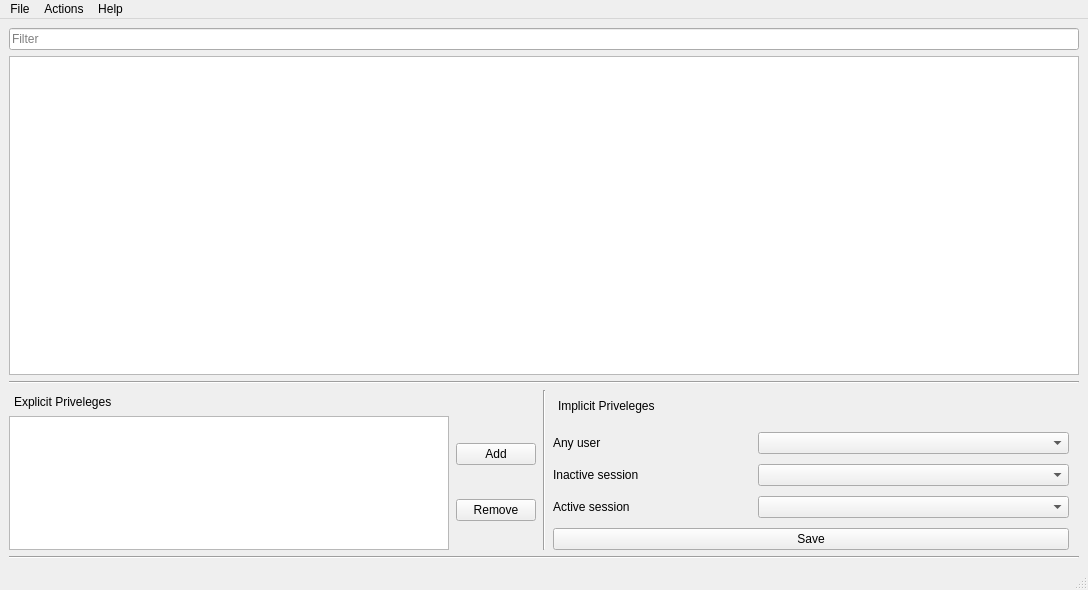
<?xml version="1.0" encoding="UTF-8"?>
<ui version="4.0">
 <class>MainWindow</class>
 <widget class="QMainWindow" name="MainWindow">
  <property name="geometry">
   <rect>
    <x>0</x>
    <y>0</y>
    <width>1088</width>
    <height>590</height>
   </rect>
  </property>
  <property name="windowTitle">
   <string>Polkit Manager</string>
  </property>
  <widget class="QWidget" name="centralwidget">
   <layout class="QGridLayout" name="gridLayout" rowstretch="0,10,0,5,0">
    <item row="2" column="0">
     <widget class="Line" name="v_separator">
      <property name="orientation">
       <enum>Qt::Horizontal</enum>
      </property>
     </widget>
    </item>
    <item row="1" column="0">
     <widget class="QTreeView" name="policies_tree_view">
      <property name="font">
       <font>
        <pointsize>13</pointsize>
       </font>
      </property>
      <property name="editTriggers">
       <set>QAbstractItemView::NoEditTriggers</set>
      </property>
      <property name="showDropIndicator" stdset="0">
       <bool>false</bool>
      </property>
      <attribute name="headerVisible">
       <bool>false</bool>
      </attribute>
     </widget>
    </item>
    <item row="0" column="0">
     <widget class="QLineEdit" name="filter_line_edit">
      <property name="placeholderText">
       <string>Filter</string>
      </property>
      <property name="clearButtonEnabled">
       <bool>true</bool>
      </property>
     </widget>
    </item>
    <item row="3" column="0">
     <layout class="QHBoxLayout" name="priveleges_h_layout" stretch="1,0,1">
      <property name="spacing">
       <number>7</number>
      </property>
      <property name="topMargin">
       <number>0</number>
      </property>
      <property name="rightMargin">
       <number>0</number>
      </property>
      <item>
       <layout class="QVBoxLayout" name="explicit_v_layout" stretch="0,0">
        <property name="leftMargin">
         <number>0</number>
        </property>
        <item>
         <widget class="QLabel" name="explicit_label">
          <property name="text">
           <string>Explicit Priveleges</string>
          </property>
          <property name="alignment">
           <set>Qt::AlignLeading|Qt::AlignLeft|Qt::AlignTop</set>
          </property>
          <property name="indent">
           <number>5</number>
          </property>
         </widget>
        </item>
        <item>
         <layout class="QHBoxLayout" name="explicit_inner_h_layout">
          <property name="rightMargin">
           <number>0</number>
          </property>
          <item>
           <widget class="QTableView" name="explicit_table_view"/>
          </item>
          <item>
           <layout class="QVBoxLayout" name="explicit_buttons_v_layout">
            <property name="rightMargin">
             <number>0</number>
            </property>
            <item>
             <widget class="QPushButton" name="add_button">
              <property name="text">
               <string>Add</string>
              </property>
              <property name="icon">
               <iconset resource="../resources/resources.qrc">
                <normaloff>:/resources/add.png</normaloff>:/resources/add.png</iconset>
              </property>
             </widget>
            </item>
            <item>
             <widget class="QPushButton" name="remove_button">
              <property name="text">
               <string>Remove</string>
              </property>
              <property name="icon">
               <iconset resource="../resources/resources.qrc">
                <normaloff>:/resources/remove.png</normaloff>:/resources/remove.png</iconset>
              </property>
             </widget>
            </item>
           </layout>
          </item>
         </layout>
        </item>
       </layout>
      </item>
      <item>
       <widget class="Line" name="h_separator">
        <property name="orientation">
         <enum>Qt::Vertical</enum>
        </property>
       </widget>
      </item>
      <item>
       <layout class="QVBoxLayout" name="implicit_v_layout" stretch="1,4,4,4,0">
        <property name="spacing">
         <number>10</number>
        </property>
        <property name="leftMargin">
         <number>0</number>
        </property>
        <property name="topMargin">
         <number>0</number>
        </property>
        <property name="bottomMargin">
         <number>0</number>
        </property>
        <item>
         <widget class="QLabel" name="implicit_label">
          <property name="lineWidth">
           <number>1</number>
          </property>
          <property name="text">
           <string>Implicit Priveleges</string>
          </property>
          <property name="textFormat">
           <enum>Qt::AutoText</enum>
          </property>
          <property name="indent">
           <number>5</number>
          </property>
         </widget>
        </item>
        <item>
         <layout class="QHBoxLayout" name="any_user_h_layout" stretch="1,2">
          <property name="spacing">
           <number>50</number>
          </property>
          <property name="topMargin">
           <number>0</number>
          </property>
          <property name="rightMargin">
           <number>10</number>
          </property>
          <item>
           <widget class="QLabel" name="any_user_label">
            <property name="text">
             <string>Any user</string>
            </property>
           </widget>
          </item>
          <item>
           <widget class="QComboBox" name="any_user_combobox"/>
          </item>
         </layout>
        </item>
        <item>
         <layout class="QHBoxLayout" name="inactive_sess_h_layout" stretch="1,2">
          <property name="spacing">
           <number>50</number>
          </property>
          <property name="topMargin">
           <number>0</number>
          </property>
          <property name="rightMargin">
           <number>10</number>
          </property>
          <item>
           <widget class="QLabel" name="inactive_sess_label">
            <property name="text">
             <string>Inactive session</string>
            </property>
           </widget>
          </item>
          <item>
           <widget class="QComboBox" name="inactive_sess_combobox"/>
          </item>
         </layout>
        </item>
        <item>
         <layout class="QHBoxLayout" name="active_sess_h_layout" stretch="1,2">
          <property name="spacing">
           <number>50</number>
          </property>
          <property name="topMargin">
           <number>0</number>
          </property>
          <property name="rightMargin">
           <number>10</number>
          </property>
          <item>
           <widget class="QLabel" name="active_sess_label">
            <property name="text">
             <string>Active session</string>
            </property>
           </widget>
          </item>
          <item>
           <widget class="QComboBox" name="active_sess_combobox"/>
          </item>
         </layout>
        </item>
        <item>
         <layout class="QHBoxLayout" name="save_button_h_layout">
          <property name="rightMargin">
           <number>10</number>
          </property>
          <property name="bottomMargin">
           <number>0</number>
          </property>
          <item>
           <widget class="QPushButton" name="save_button">
            <property name="text">
             <string>Save</string>
            </property>
            <property name="icon">
             <iconset resource="../resources/resources.qrc">
              <normaloff>:/resources/save.png</normaloff>:/resources/save.png</iconset>
            </property>
           </widget>
          </item>
         </layout>
        </item>
       </layout>
      </item>
     </layout>
    </item>
    <item row="4" column="0">
     <widget class="Line" name="bottom_line">
      <property name="orientation">
       <enum>Qt::Horizontal</enum>
      </property>
     </widget>
    </item>
   </layout>
  </widget>
  <widget class="QMenuBar" name="menubar">
   <property name="geometry">
    <rect>
     <x>0</x>
     <y>0</y>
     <width>1088</width>
     <height>23</height>
    </rect>
   </property>
   <widget class="QMenu" name="menuFile">
    <property name="title">
     <string>File</string>
    </property>
    <addaction name="action_quit"/>
   </widget>
   <widget class="QMenu" name="menuActions">
    <property name="title">
     <string>Actions</string>
    </property>
    <addaction name="action_expand_tree"/>
    <addaction name="action_collapse_tree"/>
   </widget>
   <widget class="QMenu" name="menuHelp">
    <property name="title">
     <string>Help</string>
    </property>
    <addaction name="action_about"/>
   </widget>
   <addaction name="menuFile"/>
   <addaction name="menuActions"/>
   <addaction name="menuHelp"/>
  </widget>
  <widget class="QStatusBar" name="statusbar"/>
  <action name="action_quit">
   <property name="icon">
    <iconset resource="../resources/resources.qrc">
     <normaloff>:/resources/quit.png</normaloff>:/resources/quit.png</iconset>
   </property>
   <property name="text">
    <string>Quit</string>
   </property>
   <property name="shortcut">
    <string>Ctrl+Q</string>
   </property>
  </action>
  <action name="action_about">
   <property name="icon">
    <iconset resource="../resources/resources.qrc">
     <normaloff>:/resources/info.png</normaloff>:/resources/info.png</iconset>
   </property>
   <property name="text">
    <string>About</string>
   </property>
  </action>
  <action name="action_expand_tree">
   <property name="icon">
    <iconset resource="../resources/resources.qrc">
     <normaloff>:/resources/expand.png</normaloff>:/resources/expand.png</iconset>
   </property>
   <property name="text">
    <string>Expand tree</string>
   </property>
  </action>
  <action name="action_collapse_tree">
   <property name="icon">
    <iconset resource="../resources/resources.qrc">
     <normaloff>:/resources/collapse.png</normaloff>:/resources/collapse.png</iconset>
   </property>
   <property name="text">
    <string>Collapse tree</string>
   </property>
  </action>
 </widget>
 <resources>
  <include location="../resources/resources.qrc"/>
 </resources>
 <connections/>
</ui>
